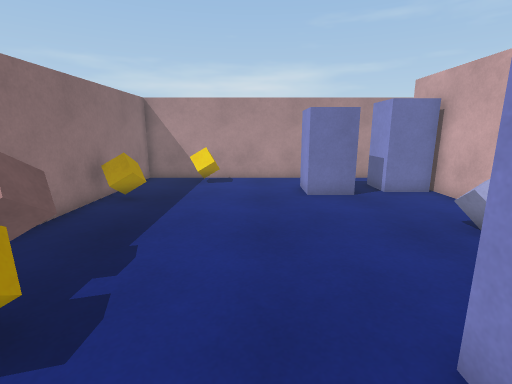
view 1 (above)

15 first-person views from a walk through a scene from a Unity 3-D project. The camera is 1.3 m above the floor, tilts 12° down and sees 85° across. The floor is counted in squares, 0.5 m on a side. Each view is taken from the middle of a square. On the plan, view 1 faces up. The plan holds only what a view shows up to about 19 squares ahead; the rest is blank. The player is left out.

view 2
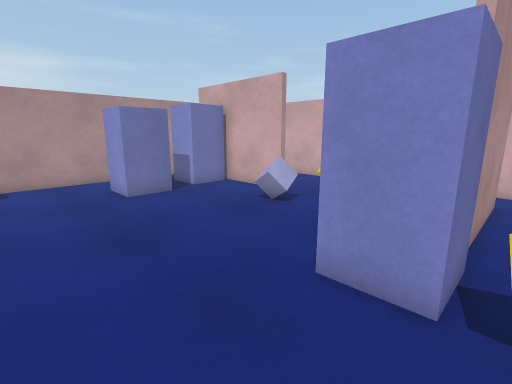

view 3
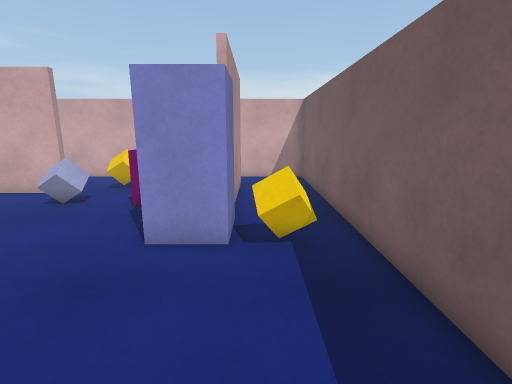

view 4
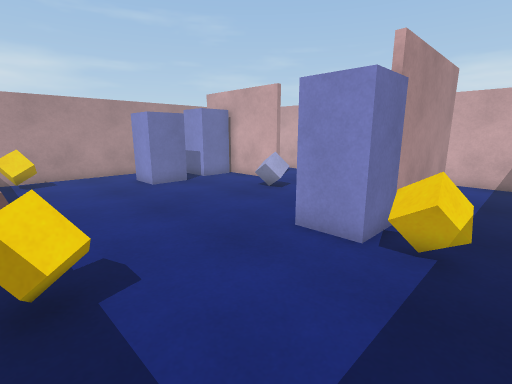

view 5
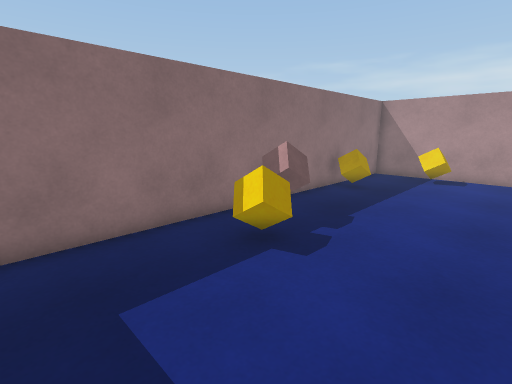

view 6
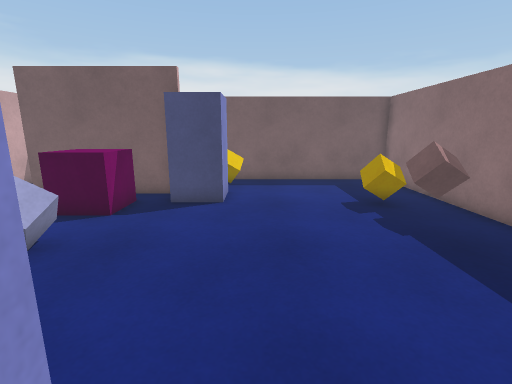

view 7
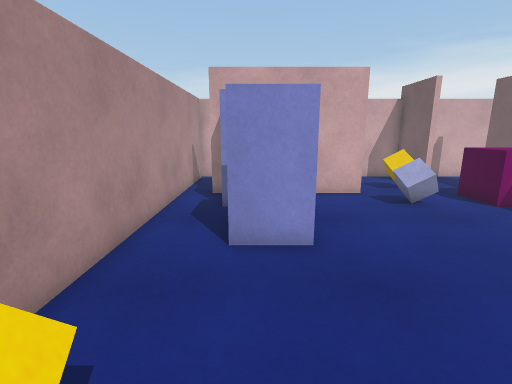

view 8
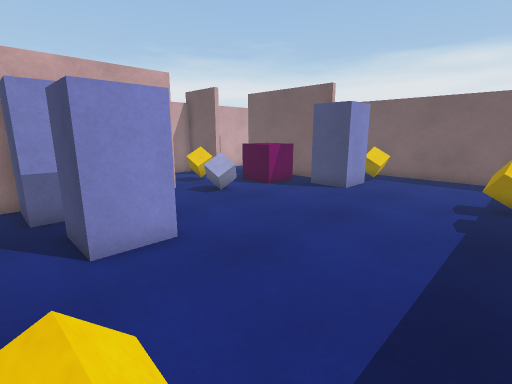

view 9
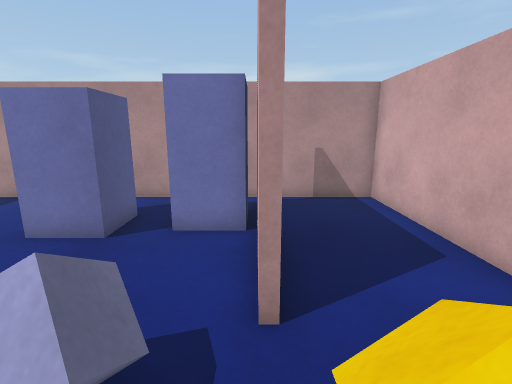

view 10
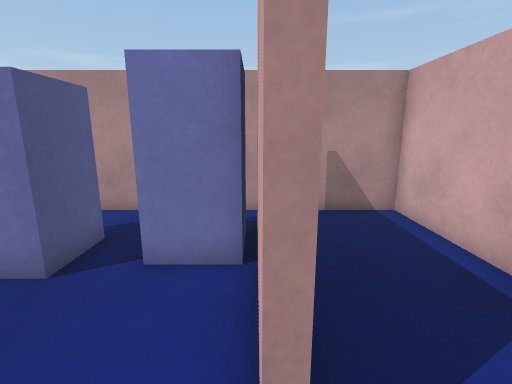

view 11
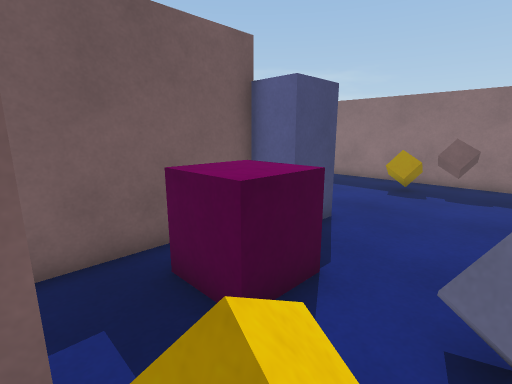

view 12
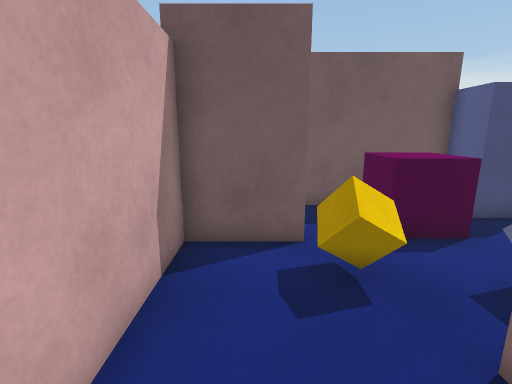

view 13
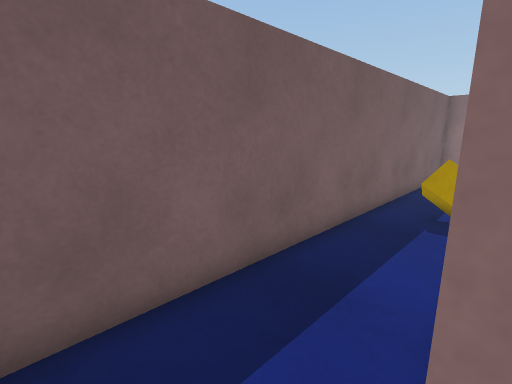

view 14
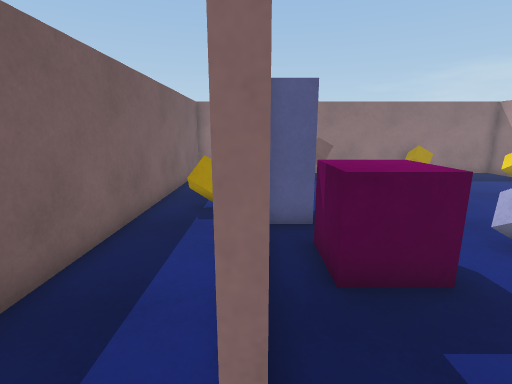

view 15
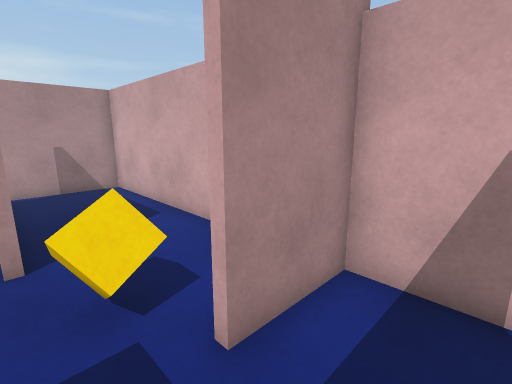

### Floor plan
Ten units are one square. View 1 is at (0, 0); x grows to the right and y downward. Boxes are objects, and circles mark ways between rooms. Rooms are numbered by the first view taken in them; rooms with no view inside come last. Other rooms are left out.
<svg viewBox="-67 -167 200 199">
<path fill="none" stroke="#000" d="M80 -84 80 -150M45 -11 96 -11M98 -46 128 -46 128 -162 -62 -162 -62 27 128 27 128 -5M108 -8 46 -8M96 -11 108 -11M128 -5 128 -43 98 -43"/>
<rect x="-55" y="-55" width="20" height="20" fill="#bbb"><title>cube</title></rect>
<rect x="-55" y="-115" width="10" height="10" fill="#bbb"><title>cube</title></rect>
<rect x="-45" y="-35" width="20" height="10" fill="#bbb"><title>cube</title></rect>
<rect x="-35" y="-155" width="20" height="10" fill="#bbb"><title>cube</title></rect>
<rect x="15" y="-5" width="20" height="20" fill="#bbb"><title>cube</title></rect>
<rect x="15" y="-35" width="30" height="30" fill="#bbb"><title>block</title></rect>
<rect x="15" y="-145" width="30" height="30" fill="#bbb"><title>block</title></rect>
<rect x="55" y="-45" width="30" height="30" fill="#bbb"><title>other object</title></rect>
<rect x="55" y="-75" width="20" height="10" fill="#bbb"><title>cube</title></rect>
<rect x="55" y="-145" width="20" height="30" fill="#bbb"><title>block</title></rect>
<rect x="85" y="-75" width="20" height="20" fill="#bbb"><title>cube</title></rect>
<circle cx="100" cy="-25" r="3" fill="#2a7"/>
<circle cx="115" cy="-10" r="3" fill="#2a7"/>
<text x="30" y="-70">1</text>
<text x="110" y="-20">2</text>
</svg>
Room 1 opens to room 2.

Where each view was taken, in squares from view 1:
view 1: 0 up, 0 right, facing up
view 2: 0 up, 2 left, facing up-right
view 3: 0 up, 4 left, facing right
view 4: 2 down, 4 left, facing up-right
view 5: 2 down, 1 right, facing up-left
view 6: 13 up, 1 right, facing down
view 7: 13 up, 4 left, facing right
view 8: 15 up, 4 left, facing down-right
view 9: 5 up, 8 right, facing up
view 10: 7 up, 8 right, facing up
view 11: 7 up, 10 right, facing down-left
view 12: 11 up, 11 right, facing down
view 13: 1 up, 12 right, facing down-left
view 14: 1 up, 12 right, facing left
view 15: 2 up, 8 right, facing up-right
